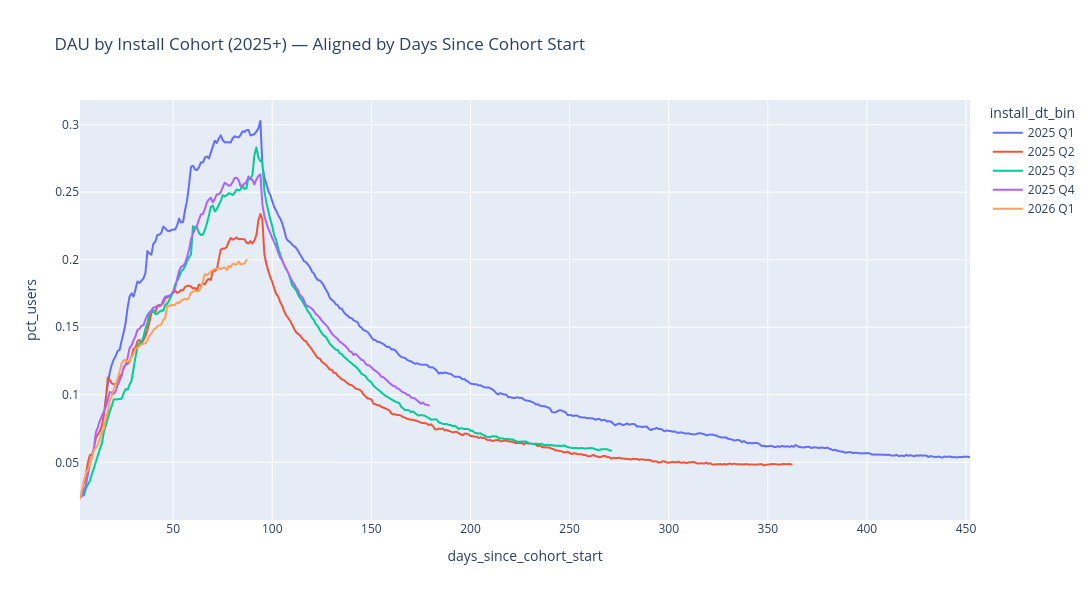

Notebook cell for this chart:
### Code cell
# Create a chart with install cohorts from 2025 onwards, aligned by days since cohort start
cohort_data_2025_plus = cohort_data[cohort_data['install_dt_bin'].isin(['2025 Q1', '2025 Q2', '2025 Q3', '2025 Q4', '2026 Q1'])]

# Get the install start date for each cohort
cohort_starts = {
    '2025 Q1': pd.Timestamp('2025-01-01'),
    '2025 Q2': pd.Timestamp('2025-04-01'),
    '2025 Q3': pd.Timestamp('2025-07-01'),
    '2025 Q4': pd.Timestamp('2025-10-01'),
    '2026 Q1': pd.Timestamp('2026-01-01'),
}

# Add days since cohort start
cohort_data_2025_plus_aligned = cohort_data_2025_plus.copy()
cohort_data_2025_plus_aligned['days_since_cohort_start'] = cohort_data_2025_plus_aligned.apply(
    lambda row: (pd.Timestamp(row['dt']) - cohort_starts[row['install_dt_bin']]).days,
    axis=1
)

fig = px.line(
    cohort_data_2025_plus_aligned,
    x='days_since_cohort_start',
    y='pct_users',
    color='install_dt_bin',
    title='DAU by Install Cohort (2025+) — Aligned by Days Since Cohort Start',
    hover_data={'install_dt_bin': True, 'pct_users': ':.2%', 'users': ':.0f'},
    markers=False,
)

fig.update_layout(
    height=600,
    width=1200,
)

fig.show()

### Figure 1 — Plotly figure (JSON) as saved in the notebook; plotly's stock layout.template omitted (floating-point values rounded to 4 significant figures; data arrays with more than 128 entries replaced by an {"elided": "..."} marker saying what was removed)
{"data": [{"customdata": {"elided": "440x2 mixed values"}, "hovertemplate": "install_dt_bin=%{customdata[0]}<br>days_since_cohort_start=%{x}<br>pct_users=%{y:.2%}<br>users=%{customdata[1]:.0f}<extra></extra>", "legendgroup": "2025 Q1", "line": {"color": "#636efa", "dash": "solid"}, "marker": {"symbol": "circle"}, "mode": "lines", "name": "2025 Q1", "showlegend": true, "type": "scattergl", "x": {"elided": "440 int values"}, "xaxis": "x", "y": {"elided": "440 float values"}, "yaxis": "y"}, {"customdata": {"elided": "358x2 mixed values"}, "hovertemplate": "install_dt_bin=%{customdata[0]}<br>days_since_cohort_start=%{x}<br>pct_users=%{y:.2%}<br>users=%{customdata[1]:.0f}<extra></extra>", "legendgroup": "2025 Q2", "line": {"color": "#EF553B", "dash": "solid"}, "marker": {"symbol": "circle"}, "mode": "lines", "name": "2025 Q2", "showlegend": true, "type": "scattergl", "x": {"elided": "358 int values"}, "xaxis": "x", "y": {"elided": "358 float values"}, "yaxis": "y"}, {"customdata": {"elided": "267x2 mixed values"}, "hovertemplate": "install_dt_bin=%{customdata[0]}<br>days_since_cohort_start=%{x}<br>pct_users=%{y:.2%}<br>users=%{customdata[1]:.0f}<extra></extra>", "legendgroup": "2025 Q3", "line": {"color": "#00cc96", "dash": "solid"}, "marker": {"symbol": "circle"}, "mode": "lines", "name": "2025 Q3", "showlegend": true, "type": "scattergl", "x": {"elided": "267 int values"}, "xaxis": "x", "y": {"elided": "267 float values"}, "yaxis": "y"}, {"customdata": {"elided": "176x2 mixed values"}, "hovertemplate": "install_dt_bin=%{customdata[0]}<br>days_since_cohort_start=%{x}<br>pct_users=%{y:.2%}<br>users=%{customdata[1]:.0f}<extra></extra>", "legendgroup": "2025 Q4", "line": {"color": "#ab63fa", "dash": "solid"}, "marker": {"symbol": "circle"}, "mode": "lines", "name": "2025 Q4", "showlegend": true, "type": "scattergl", "x": {"elided": "176 int values"}, "xaxis": "x", "y": {"elided": "176 float values"}, "yaxis": "y"}, {"customdata": {"elided": "85x2 mixed values"}, "hovertemplate": "install_dt_bin=%{customdata[0]}<br>days_since_cohort_start=%{x}<br>pct_users=%{y:.2%}<br>users=%{customdata[1]:.0f}<extra></extra>", "legendgroup": "2026 Q1", "line": {"color": "#FFA15A", "dash": "solid"}, "marker": {"symbol": "circle"}, "mode": "lines", "name": "2026 Q1", "showlegend": true, "type": "scattergl", "x": [3, 4, 5, 6, 7, 8, 9, 10, 11, 12, 13, 14, 15, 16, 17, 18, 19, 20, 21, 22, 23, 24, 25, 26, 27, 28, 29, 30, 31, 32, 33, 34, 35, 36, 37, 38, 39, 40, 41, 42, 43, 44, 45, 46, 47, 48, 49, 50, 51, 52, 53, 54, 55, 56, 57, 58, 59, 60, 61, 62, 63, 64, 65, 66, 67, 68, 69, 70, 71, 72, 73, 74, 75, 76, 77, 78, 79, 80, 81, 82, 83, 84, 85, 86, 87], "xaxis": "x", "y": [0.02283, 0.02982, 0.03676, 0.04171, 0.04453, 0.04862, 0.05302, 0.05866, 0.0609, 0.06305, 0.06703, 0.07163, 0.07494, 0.08183, 0.08757, 0.09541, 0.09926, 0.1042, 0.1082, 0.112, 0.1173, 0.1232, 0.1255, 0.1257, 0.1244, 0.1255, 0.1275, 0.1305, 0.1342, 0.1349, 0.1361, 0.1373, 0.1378, 0.1381, 0.1403, 0.1437, 0.1451, 0.1481, 0.1491, 0.1507, 0.1514, 0.152, 0.1554, 0.1571, 0.1661, 0.1654, 0.1668, 0.1662, 0.1666, 0.1684, 0.1678, 0.1696, 0.1704, 0.1712, 0.1705, 0.1718, 0.1756, 0.1763, 0.1772, 0.1765, 0.177, 0.1792, 0.1844, 0.1893, 0.1885, 0.1897, 0.1914, 0.1923, 0.1932, 0.1932, 0.194, 0.1928, 0.1941, 0.1942, 0.1923, 0.1955, 0.1942, 0.1971, 0.1965, 0.1964, 0.1987, 0.1965, 0.1967, 0.1973, 0.1999], "yaxis": "y"}], "layout": {"height": 600, "legend": {"title": {"text": "install_dt_bin"}, "tracegroupgap": 0}, "title": {"text": "DAU by Install Cohort (2025+) — Aligned by Days Since Cohort Start"}, "width": 1200, "xaxis": {"anchor": "y", "domain": [0, 1], "title": {"text": "days_since_cohort_start"}}, "yaxis": {"anchor": "x", "domain": [0, 1], "title": {"text": "pct_users"}}}}
